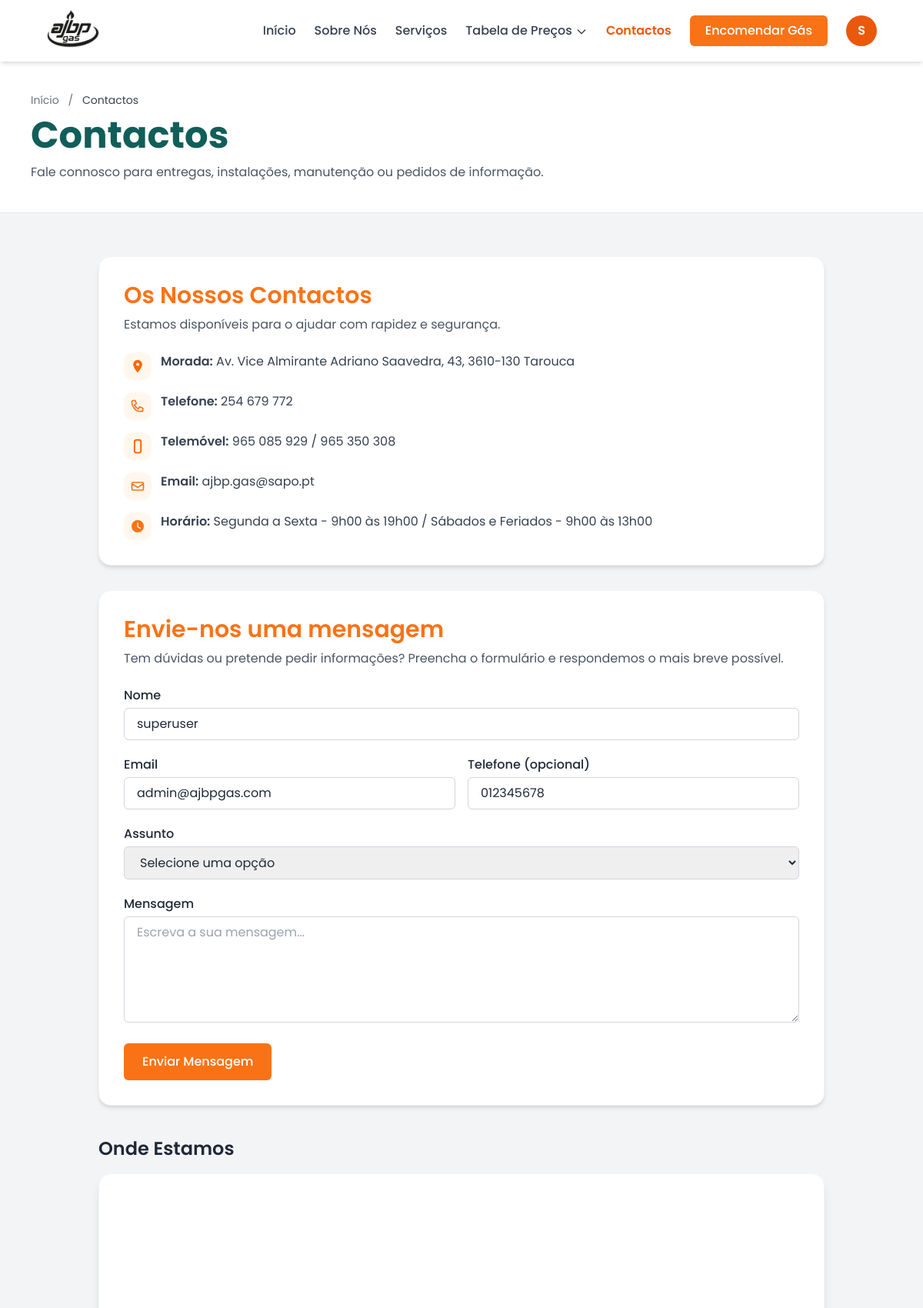
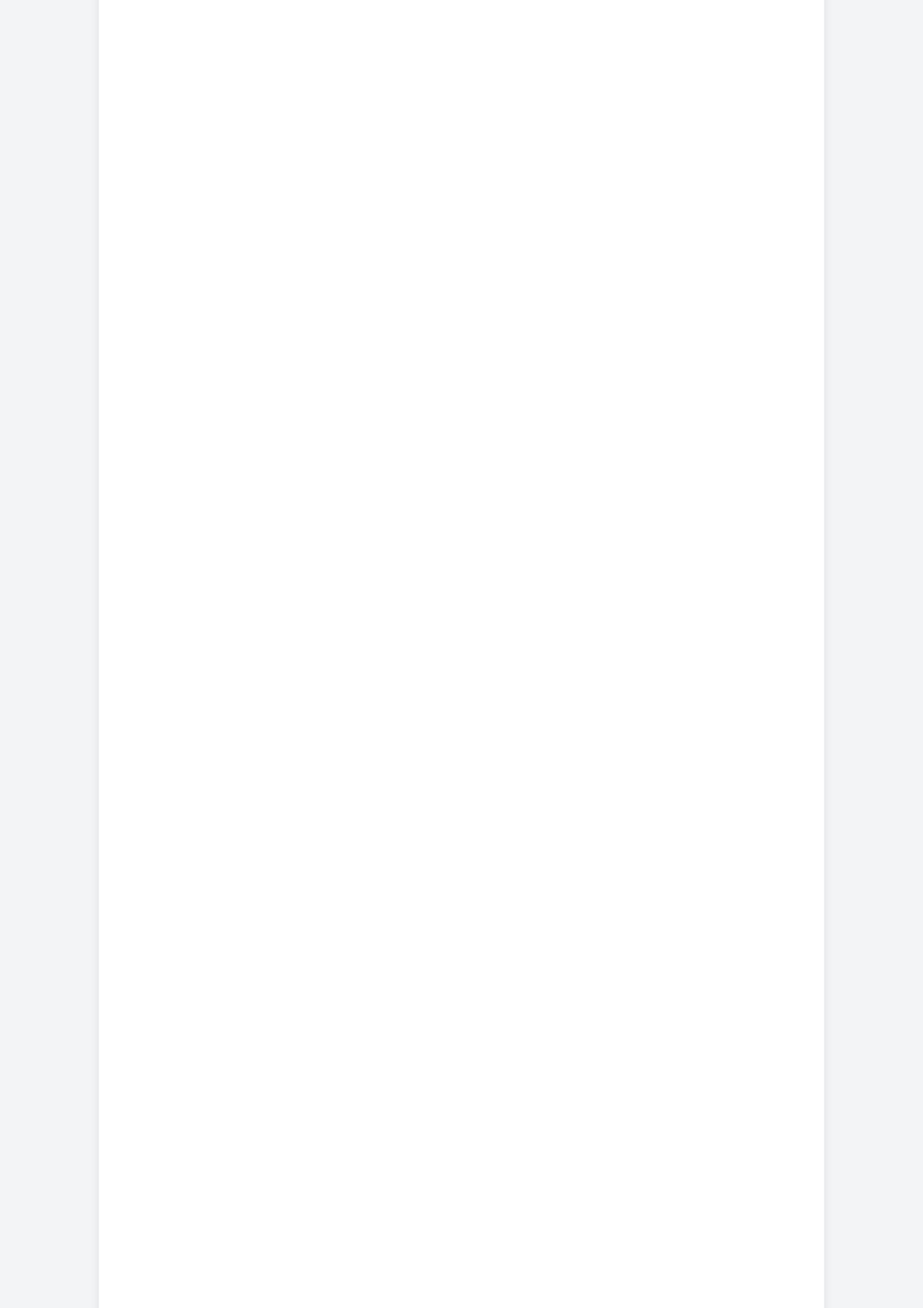
/contactos.php?erro=1 (signed in, upper part), run on the app's committed database (2 pictures, top to bottom).
### tables this page shows
CREATE TABLE IF NOT EXISTS `utilizadores` (
  `id` int NOT NULL AUTO_INCREMENT,
  `nome` varchar(120) NOT NULL,
  `email` varchar(160) NOT NULL,
  `telemovel` varchar(30) DEFAULT NULL,
  `password_hash` varchar(255) NOT NULL,
  `created_at` timestamp NULL DEFAULT CURRENT_TIMESTAMP,
  `role` enum('user','admin') NOT NULL DEFAULT 'user',
  PRIMARY KEY (`id`),
  UNIQUE KEY `email` (`email`)
);

### contactos.php (the view, shortened to what this page needs)
<?php
require 'includes/connection.php';
$user = null;
if (!empty($_SESSION['user_id'])) {
  $stmt = $pdo->prepare("SELECT nome, email, telemovel FROM utilizadores WHERE id = ?");
  $stmt->execute([$_SESSION['user_id']]);
  $user = $stmt->fetch();
}
?>
<!DOCTYPE html>
<html lang="pt">
<head>
  <script src="https://cdn.tailwindcss.com"></script>
</head>
<body class="bg-gray-100 text-gray-800 font-sans">
  <?php include('includes/header.php'); ?>
  <section class="bg-white border-b">
    <div class="max-w-7xl mx-auto px-6 md:px-10 py-10">
      <div class="text-sm text-gray-500 mb-3">
        <a href="index.php" class="hover:text-gray-700">Início</a>
        <span class="mx-2">/</span>
        <span class="text-gray-700">Contactos</span>
      </div>
      <div class="flex flex-col md:flex-row md:items-end md:justify-between gap-6">
        <div>
          <h1 class="text-4xl md:text-5xl font-bold text-teal-800 leading-tight">Contactos</h1>
          <p class="mt-3 text-gray-600 max-w-2xl">
            Fale connosco para entregas, instalações, manutenção ou pedidos de informação.
          </p>
        </div>
      </div>
    </div>
  </section>
  <main class="py-14">
    <div class="max-w-5xl mx-auto px-6 md:px-10 space-y-10">
      <section class="space-y-8">
        <div class="w-full bg-white rounded-2xl shadow-md border border-gray-100 p-8">
          <h2 class="text-2xl md:text-3xl font-semibold text-orange-500 mb-2">Os Nossos Contactos</h2>
          <p class="text-gray-600 mb-6">Estamos disponíveis para o ajudar com rapidez e segurança.</p>
          <ul class="text-gray-700 space-y-4">
            <li class="flex items-start gap-3">
              <div class="shrink-0 rounded-xl bg-orange-50 p-2">
                <svg xmlns="http://www.w3.org/2000/svg" viewBox="0 0 24 24" fill="#ff6600" class="h-5 w-5">
                  <path d="M12 2a7 7 0 00-7 7c0 5.25 7 13 7 13s7-7.75 7-13a7 7 0 00-7-7zm0 9.5a2.5 2.5 0 110-5 2.5 2.5 0 010 5z"/>
                </svg>
              </div>
              <span><strong class="font-semibold">Morada:</strong> Av. Vice Almirante Adriano Saavedra, 43, 3610-130 Tarouca</span>
            </li>
            <li class="flex items-start gap-3">
              <div class="shrink-0 rounded-xl bg-orange-50 p-2">
                <svg xmlns="http://www.w3.org/2000/svg" class="h-5 w-5 text-orange-500" fill="none" viewBox="0 0 24 24" stroke="currentColor">
                  <path stroke-linecap="round" stroke-linejoin="round" stroke-width="2" d="M3 5a2 2 0 012-2h3l2 5-3 2a11 11 0 006 6l2-3 5 2v3a2 2 0 01-2 2h-1C8 21 3 11 3 6V5z"/>
                </svg>
              </div>
              <span><strong class="font-semibold">Telefone:</strong> 254 679 772</span>
            </li>
            <li class="flex items-start gap-3">
              <div class="shrink-0 rounded-xl bg-orange-50 p-2">
                <svg xmlns="http://www.w3.org/2000/svg" fill="none" viewBox="0 0 24 24" stroke="#ff6600" stroke-width="2.3" class="h-5 w-5">
                  <rect x="7" y="2" width="10" height="20" rx="3" ry="3"/>
                </svg>
              </div>
              <span><strong class="font-semibold">Telemóvel:</strong> 965 085 929 / 965 350 308</span>
            </li>
            <li class="flex items-start gap-3">
              <div class="shrink-0 rounded-xl bg-orange-50 p-2">
                <svg xmlns="http://www.w3.org/2000/svg" class="h-5 w-5 text-orange-500" fill="none" viewBox="0 0 24 24" stroke="currentColor">
                  <path stroke-linecap="round" stroke-linejoin="round" stroke-width="2" d="M3 8l9 6 9-6M5 6h14a2 2 0 012 2v8a2 2 0 01-2 2H5a2 2 0 01-2-2V8a2 2 0 012-2z"/>
                </svg>
              </div>
              <span><strong class="font-semibold">Email:</strong> ajbp.gas@sapo.pt</span>
            </li>
            <li class="flex items-start gap-3">
              <div class="shrink-0 rounded-xl bg-orange-50 p-2">
                <svg xmlns="http://www.w3.org/2000/svg" class="h-5 w-5 text-orange-500" viewBox="0 0 20 20" fill="currentColor">
                  <path fill-rule="evenodd" d="M10 18a8 8 0 100-16 8 8 0 000 16zm-.75-12a.75.75 0 011.5 0v4.19l3.03 1.75a.75.75 0 01-.76 1.3l-3.4-1.97a.75.75 0 01-.37-.65V6z" clip-rule="evenodd"/>
                </svg>
              </div>
              <span><strong class="font-semibold">Horário:</strong> Segunda a Sexta - 9h00 às 19h00 / Sábados e Feriados - 9h00 às 13h00</span>
            </li>
          </ul>
        </div>
        <div id="mensagem" class="w-full bg-white rounded-2xl shadow-md border border-gray-100 p-8">
          <h2 class="text-2xl md:text-3xl font-semibold text-orange-500 mb-2">Envie-nos uma mensagem</h2>
          <p class="text-gray-600 mb-6">
            Tem dúvidas ou pretende pedir informações? Preencha o formulário e respondemos o mais breve possível.
          </p>
          <form action="contacto_action.php" method="POST" class="space-y-5">
            <div>
              <label class="block font-medium mb-1">Nome</label>
              <input type="text" name="nome" required placeholder="Introduza o seu nome" value="<?= htmlspecialchars($user['nome'] ?? '') ?>" class="w-full border border-gray-300 rounded-md px-4 py-2 focus:outline-none focus:ring-2 focus:ring-orange-500">
            </div>
            <div class="grid md:grid-cols-2 gap-4">
              <div>
                <label class="block font-medium mb-1">Email</label>
                <input type="email" name="email" required placeholder="Introduza o seu email" value="<?= htmlspecialchars($user['email'] ?? '') ?>" class="w-full border border-gray-300 rounded-md px-4 py-2 focus:outline-none focus:ring-2 focus:ring-orange-500">
              </div>
              <div>
                <label class="block font-medium mb-1">Telefone (opcional)</label>
                <input type="tel" name="telefone" placeholder="Introduza o seu número de telefone" value="<?= htmlspecialchars($user['telemovel'] ?? '') ?>" class="w-full border border-gray-300 rounded-md px-4 py-2 focus:outline-none focus:ring-2 focus:ring-orange-500">
              </div>
            </div>
            <div>
              <label class="block font-medium mb-1">Assunto</label>
              <select name="assunto" required class="w-full border border-gray-300 rounded-md px-4 py-2 focus:outline-none focus:ring-2 focus:ring-orange-500">
                <option value="">Selecione uma opção</option>
              </select>
            </div>
            <div>
              <label class="block font-medium mb-1">Mensagem</label>
              <textarea name="mensagem" rows="5" required placeholder="Escreva a sua mensagem..." class="w-full border border-gray-300 rounded-md px-4 py-2 focus:outline-none focus:ring-2 focus:ring-orange-500"></textarea>
            </div>
            <button type="submit" class="bg-orange-500 hover:bg-orange-600 text-white font-medium px-6 py-3 rounded-md transition">
              Enviar Mensagem
            </button>
          </form>
        </div>
      </section>
      <section>
        <div class="flex items-center justify-between flex-wrap gap-3 mb-4">
          <h3 class="text-2xl font-semibold text-gray-800">Onde Estamos</h3>
        </div>
        <div class="w-full h-[70vh] rounded-2xl overflow-hidden shadow-lg border border-gray-100 bg-white">
          <iframe width="100%" height="100%" style="border:0;" loading="lazy"
                  allowfullscreen
                  src="https://www.google.com/maps/embed?pb=!1m14!1m8!1m3!1d1777.0480058978437!2d-7.775831656724399!3d41.01842818900738!3m2!1i1024!2i768!4f13.1!3m3!1m2!1s0xd3caaa81bb8fef1%3A0xa685847ffef85bba!2sIsabela%20Pinto%2C%20Unipessoal%20Lda.!5e0!3m2!1spt-PT!2spt!4v1764935366779!5m2!1spt-PT!2spt">
          </iframe>
        </div>
      </section>
    </div>
  </main>
</body>
</html>

### data on the page
utilizadores: nome "superuser", email "admin@ajbpgas.com", telefone "012345678"

### other printed values
$iniciais "S"
